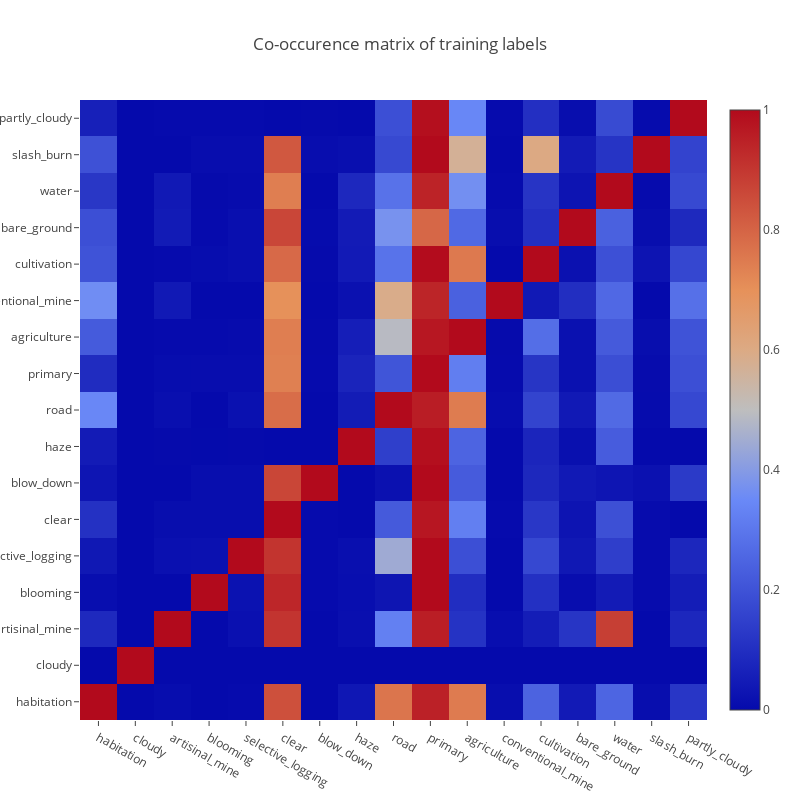
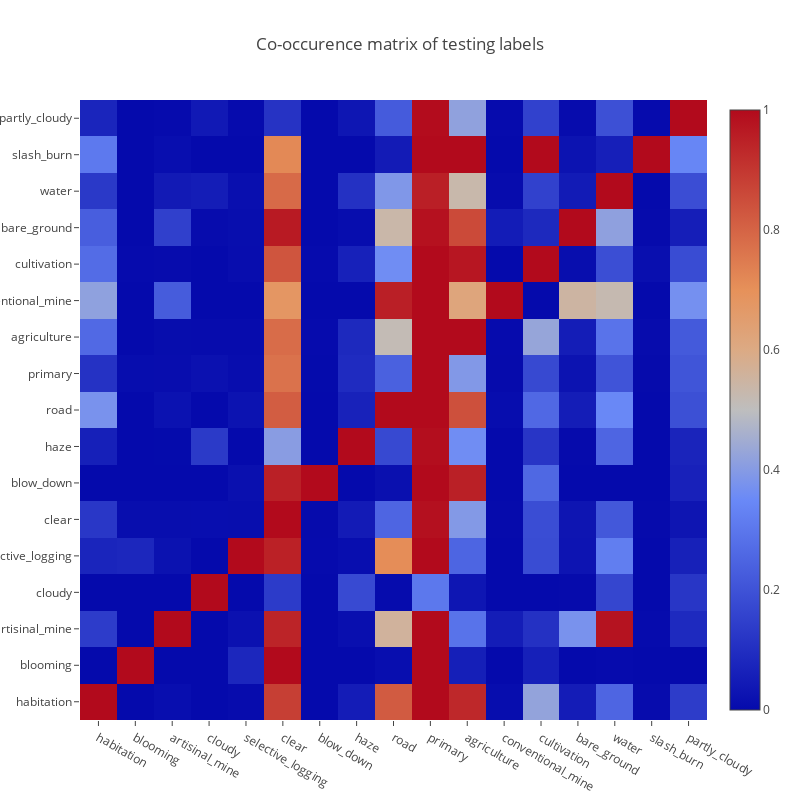

Notebook code cell kept with these figures, in order:
### Code cell
import plotly.graph_objs as go
import plotly.offline as py
py.init_notebook_mode(connected=True)
import plotly.tools as tls
from collections import Counter, defaultdict
    
# Histogram of labeled data: train/test
labels = [labels_df['tags'].apply(lambda x: x.split(' ')),
          labels_df_test['tags'].apply(lambda x: x.split(' '))]
dist_titles = ['Distribution of training labels', 'Distribution of testing labels']
cooccur_titles = ['Co-occurence matrix of training labels', 'Co-occurence matrix of testing labels']
dist_fns = ['train-label-dist', 'test-label-dist']
cooccur_fns = ['train-cooccur-matrix', 'test-cooccur-matrix']

for idx in [0,1]: # Train vs. test

    counts = defaultdict(int)
    for l in sorted(labels[idx]):
        for l2 in l:
            counts[l2] += 1

#    data=[go.Bar(x=list(counts.keys()), y=list(counts.values()))]
#    layout=dict(height=800, width=800, title=dist_titles[idx])
#    fig=dict(data=data, layout=layout)
#    py.iplot(fig, filename=dist_fns[idx])

    tags_s = pd.Series(list(chain.from_iterable(labels[idx]))).value_counts()
    fig, ax = plt.subplots(figsize=(16, 8))
    sns.barplot(x=tags_s, y=tags_s.index, orient='h');
    plt.title(dist_fns[idx])
    plt.show()

    # Co-occurrence Matrix 
    com = np.zeros([len(counts)]*2)
    for i, l in enumerate(list(counts.keys())):
        for i2, l2 in enumerate(list(counts.keys())):
            c = 0
            cy = 0
            for row in sorted(labels[idx].values):
                if l in row:
                    c += 1
                    if l2 in row: cy += 1
            com[i, i2] = cy / c

    data=[go.Heatmap(z=com, x=list(counts.keys()), y=list(counts.keys()))]
    layout=go.Layout(height=800, width=800, title=cooccur_titles[idx])
    fig=dict(data=data, layout=layout)
    py.iplot(fig, filename=cooccur_fns[idx])

### Figure 1 — Plotly figure (JSON) as saved in the notebook; plotly's stock layout.template omitted (floating-point values rounded to 4 significant figures; data arrays with more than 128 entries replaced by an {"elided": "..."} marker saying what was removed)
{"data": [{"type": "heatmap", "uid": "9cac4130-bef6-11e8-bc54-94dbc94b661e", "x": ["habitation", "cloudy", "artisinal_mine", "blooming", "selective_logging", "clear", "blow_down", "haze", "road", "primary", "agriculture", "conventional_mine", "cultivation", "bare_ground", "water", "slash_burn", "partly_cloudy"], "y": ["habitation", "cloudy", "artisinal_mine", "blooming", "selective_logging", "clear", "blow_down", "haze", "road", "primary", "agriculture", "conventional_mine", "cultivation", "bare_ground", "water", "slash_burn", "partly_cloudy"], "z": {"elided": "17x17 float values"}}], "layout": {"height": 800, "title": "Co-occurence matrix of training labels", "width": 800}}

### Figure 2 — Plotly figure (JSON) as saved in the notebook; plotly's stock layout.template omitted (floating-point values rounded to 4 significant figures; data arrays with more than 128 entries replaced by an {"elided": "..."} marker saying what was removed)
{"data": [{"type": "heatmap", "uid": "a3d59542-bef6-11e8-bc54-94dbc94b661e", "x": ["habitation", "blooming", "artisinal_mine", "cloudy", "selective_logging", "clear", "blow_down", "haze", "road", "primary", "agriculture", "conventional_mine", "cultivation", "bare_ground", "water", "slash_burn", "partly_cloudy"], "y": ["habitation", "blooming", "artisinal_mine", "cloudy", "selective_logging", "clear", "blow_down", "haze", "road", "primary", "agriculture", "conventional_mine", "cultivation", "bare_ground", "water", "slash_burn", "partly_cloudy"], "z": {"elided": "17x17 float values"}}], "layout": {"height": 800, "title": "Co-occurence matrix of testing labels", "width": 800}}
